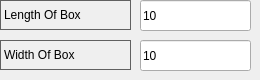
      <widget class="QWidget" name="page_6">
       <widget class="QLabel" name="label_78">
        <property name="geometry">
         <rect>
          <x>0</x>
          <y>0</y>
          <width>131</width>
          <height>30</height>
         </rect>
        </property>
        <property name="styleSheet">
         <string notr="true">QLabel{

     border-width: 1px;

     border-style: solid;

     border-color: rgb(96, 96, 96);

}</string>
        </property>
        <property name="text">
         <string>Length Of Box</string>
        </property>
        <property name="margin">
         <number>-1</number>
        </property>
       </widget>
       <widget class="QLineEdit" name="lineEdit_47">
        <property name="geometry">
         <rect>
          <x>140</x>
          <y>0</y>
          <width>111</width>
          <height>31</height>
         </rect>
        </property>
        <property name="text">
         <string>10</string>
        </property>
       </widget>
       <widget class="QLabel" name="label_79">
        <property name="geometry">
         <rect>
          <x>0</x>
          <y>40</y>
          <width>131</width>
          <height>30</height>
         </rect>
        </property>
        <property name="styleSheet">
         <string notr="true">QLabel{

     border-width: 1px;

     border-style: solid;

     border-color: rgb(96, 96, 96);

}</string>
        </property>
        <property name="text">
         <string>Width Of Box</string>
        </property>
        <property name="margin">
         <number>-1</number>
        </property>
       </widget>
       <widget class="QLineEdit" name="lineEdit_48">
        <property name="geometry">
         <rect>
          <x>140</x>
          <y>40</y>
          <width>111</width>
          <height>31</height>
         </rect>
        </property>
        <property name="text">
         <string>10</string>
        </property>
       </widget>
      </widget>
